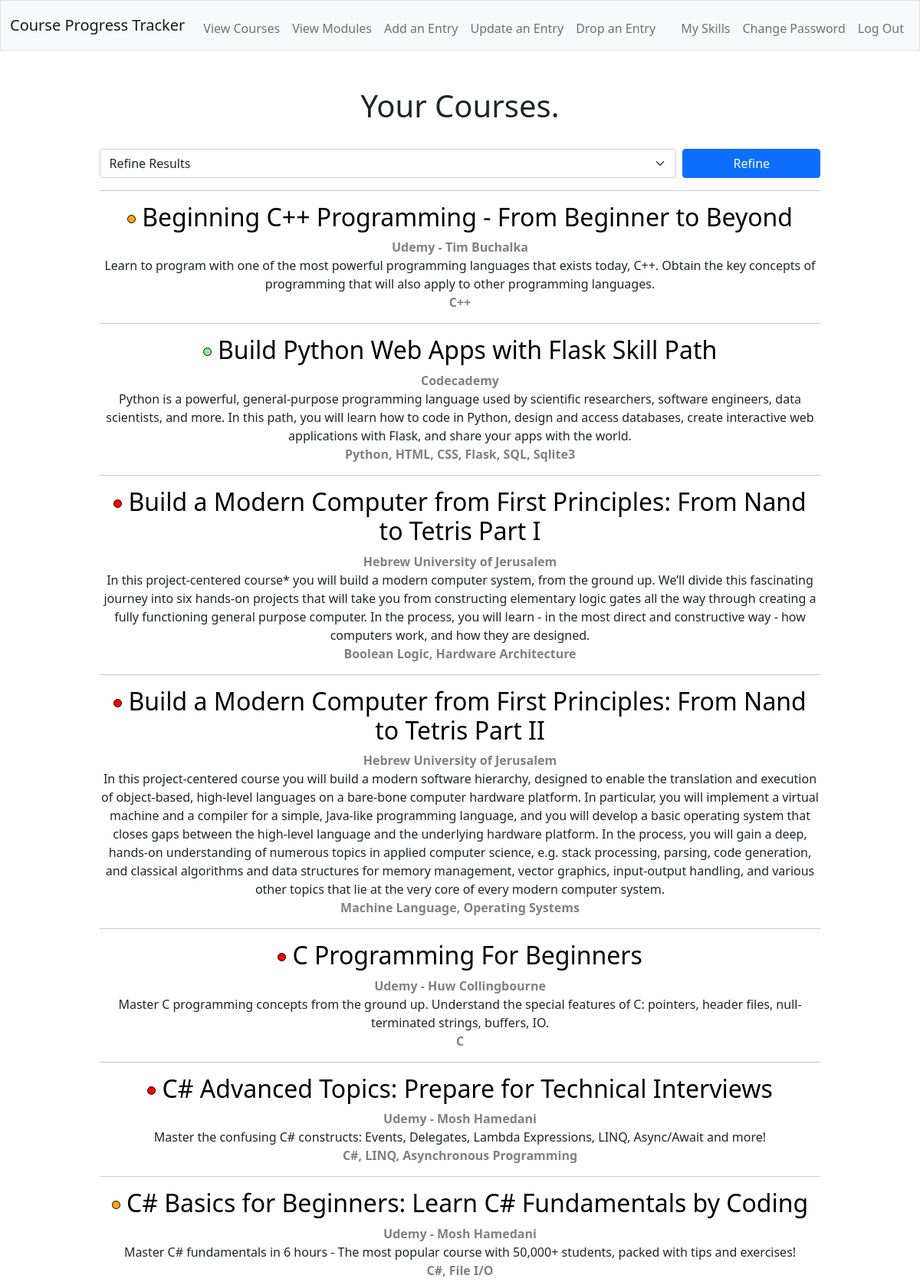
The page / (signed in, upper part) on the database its author committed.
### tables this page shows
CREATE TABLE "courses" (id INTEGER, user_id INTEGER NOT NULL, name TEXT NOT NULL UNIQUE, url TEXT, topics TEXT NOT NULL, desc TEXT NOT NULL, provider TEXT NOT NULL, is_complete INTEGER NOT NULL, is_course BOOL NOT NULL, PRIMARY KEY(id));

### app.py (the view)
@app.route("/", methods=["GET", "POST"])
@login_required
def index():
    if request.method == "POST" and request.form.get("sort_index"):
        sort_index = request.form.get("sort_index")
        match sort_index:
            case "provider":
                courses = db.execute(
                    "SELECT * FROM courses WHERE user_id = ? AND is_course = true ORDER BY provider, name",
                    (session["user_id"],)
                )
            case "completed":
                courses = db.execute(
                    "SELECT * FROM courses WHERE user_id = ? AND is_course = true ORDER BY is_complete DESC, name",
                    (session["user_id"],)
                )
            case "inProgress":
                courses = db.execute(
                    "SELECT * FROM courses WHERE user_id = ? AND is_course = true ORDER BY CASE is_complete WHEN 1 THEN 1 WHEN 2 THEN 2 WHEN 0 THEN 3 END, name",
                    (session["user_id"],)
                )
            case "incomplete":
                courses = db.execute(
                    "SELECT * FROM courses WHERE user_id = ? AND is_course = true ORDER BY is_complete ASC, name",
                    (session["user_id"],)
                )
            case "onlyCompleted":
                courses = db.execute(
                    "SELECT * FROM courses WHERE user_id = ? AND is_course = true AND is_complete = 2 ORDER BY name",
                    (session["user_id"],)
                )
            case "hideCompleted":
                courses = db.execute(
                    "SELECT * FROM courses WHERE user_id = ? AND is_course = true AND is_complete != 2 ORDER BY is_complete DESC, name",
                    (session["user_id"],)
                )
            case _: # name or anything else
                courses = db.execute(
                    "SELECT * FROM courses WHERE user_id = ? AND is_course = true ORDER BY name",
                    (session["user_id"],)
                )
    else:
        courses = db.execute(
            "SELECT * FROM courses WHERE user_id = ? AND is_course = true ORDER BY name",
            (session["user_id"],)
        )
    courses = courses.fetchall()
    if len(courses) == 0:
        return render_template("empty.html", type="courses", action="display")
    return render_template("index.html", courses=courses, type="Courses")

### app.py (called while the page is built)
@app.after_request
def after_request(response):
    response.headers["Cache-Control"] = "no-cache, no-store, must-revalidate"
    response.headers["Expires"] = 0
    response.headers["Pragma"] = "no-cache"
    return response

### helpers.py (called while the page is built)
def login_required(f):
    @wraps(f)
    def decorated_function(*args, **kwargs):
        if session.get("user_id") is None:
            return redirect("/login")
        return f(*args, **kwargs)
    return decorated_function

### templates/index.html (shortened to what this page needs)
{% extends "layout.html" %}
{% block main %}
    <h1>Your {{ type }}.</h1>
    <br>
    <div class="course">
        {% if type == "Courses" %}
        <form action="/" method="post">
        {% else %}
        <form action="/modules" method="post">
        {% endif %}
            <div class="mb-3 d-flex justify-content-between align-items-center">
                <select class="form-select flex-grow-1 me-2" name="sort_index">
                    <option selected disabled hidden>Refine Results</option>
                </select>
                <button class="btn btn-primary flex-grow-1" type="submit">Refine</button> <br>
            </div>
        </form>
        <hr>
    </div>
    {% for course in courses %}
        <div class="course">
            <h2>
                {% if course[7] == 2 %}
                    <span class="green dot"></span>
                {% elif course[7] == 1 %}
                    <span class="amber dot"></span>
                {% else %}
                    <span class="red dot"></span>
                {% endif %}
                {% if course[3] %}
                    <a href="{{ course[3] }}" target="_blank">{{ course[2] }}</a>
                {% else %}
                    {{ course[2] }}
                {% endif %}
            </h2>
            <aside>{{ course[6] }}</aside>
            <p>
                {{ course[5] }} <br>
                <aside>{{ course[4] }}</aside>
            </p>
            {% if not loop.last %}
            <hr>
            {% endif %}
        </div>
    {% endfor %}
{% endblock %}

### templates/layout.html (shortened to what this page needs)
<!DOCTYPE html>
<html lang="en">
    <head>
        <link href="https://cdn.jsdelivr.net/npm/bootstrap@5.1.3/dist/css/bootstrap.min.css" rel="stylesheet">
        <link href="/static/style.css" rel="stylesheet">
    </head>
    <body>
        <nav class="bg-light border navbar navbar-expand-md navbar-light">
            <div class="container-fluid">
                <a class="navbar-brand" href="/">Course Progress Tracker</a>
                <div class="collapse navbar-collapse" id="navbar">
                    {% if session["user_id"] %}
                        <ul class="navbar-nav me-auto mt-2">
                            <li class="nav-item"><a class="nav-link" href="/">View Courses</a></li>
                            <li class="nav-item"><a class="nav-link" href="/modules">View Modules</a></li>
                            <li class="nav-item"><a class="nav-link" href="/add">Add an Entry</a></li>
                            <li class="nav-item"><a class="nav-link" href="/update">Update an Entry</a></li>
                            <li class="nav-item"><a class="nav-link" href="/drop">Drop an Entry</a></li>
                        </ul>
                        <ul class="navbar-nav ms-auto mt-2">
                            <li class="nav-item"><a class="nav-link" href="/skills">My Skills</a></li>
                            <li class="nav-item"><a class="nav-link" href="/change_password">Change Password</a></li>
                            <li class="nav-item"><a class="nav-link" href="/logout">Log Out</a></li>
                        </ul>
                    {% else %}
                        <ul class="navbar-nav ms-auto mt-2">
                            <li class="nav-item"><a class="nav-link" href="/register">Register</a></li>
                            <li class="nav-item"><a class="nav-link" href="/login">Log In</a></li>
                        </ul>
                    {% endif %}
                </div>
            </div>
        </nav>
        <main class="container-fluid py-5 text-center">
            {% block main %}{% endblock %}
        </main>
    </body>
</html>

### static/style.css (style rules this page uses)
body { display: flex; flex-direction: column; min-height: 100vh; }
main { flex: 1; }
p, aside { margin: 0; }
h2 > a { text-decoration: none; color: black; }
.course aside { font-weight: bold; color: grey; }
hr { margin: 15px auto; }
.dot { height: 11px; width: 11px; border: 1px solid black; border-radius: 50%; display: inline-block; position: relative; bottom: 4px; }
.green { background-color: lightgreen; }
.amber { background-color: orange; }
.red { background-color: red; }
.course { width: 80%; margin: 0 auto; }
select { max-width: 80%; }
input, select { min-width: 80%; }

### rows shown on the page
courses: is_complete 1 (drawn), name "Beginning C++ Programming - From Beginner to Beyond", provider "Udemy - Tim Buchalka", desc "Learn to program with one of the most powerful programming languages that exists today, C++. Obtain the key concepts of programming that will also apply to other programming languages.", topics "C++"
courses: is_complete 2 (drawn), name "Build Python Web Apps with Flask Skill Path", provider "Codecademy", desc "Python is a powerful, general-purpose programming language used by scientific researchers, software engineers, data scientists, and more. In this path, you will learn how to code in Python, design and access databases, create interactive web applications with Flask, and share your apps with the world.", topics "Python, HTML, CSS, Flask, SQL, Sqlite3"
courses: is_complete 0 (drawn), name "Build a Modern Computer from First Principles: From Nand to Tetris Part I", provider "Hebrew University of Jerusalem", desc "In this project-centered course* you will build a modern computer system, from the ground up. We’ll divide this fascinating journey into six hands-on projects that will take you from constructing elementary logic gates all the way through creating a fully functioning general purpose computer. In the process, you will learn - in the most direct and constructive way - how computers work, and how they are designed.", topics "Boolean Logic, Hardware Architecture"
courses: is_complete 0 (drawn), name "Build a Modern Computer from First Principles: From Nand to Tetris Part II", provider "Hebrew University of Jerusalem", desc "In this project-centered course you will build a modern software hierarchy, designed to enable the translation and execution of object-based, high-level languages on a bare-bone computer hardware platform. In particular, you will implement a virtual machine and a compiler for a simple, Java-like programming language, and you will develop a basic operating system that closes gaps between the high-level language and the underlying hardware platform. In the process, you will gain a deep, hands-on understanding of numerous topics in applied computer science, e.g. stack processing, parsing, code generation, and classical algorithms and data structures for memory management, vector graphics,…", topics "Machine Language, Operating Systems"
courses: is_complete 0 (drawn), name "C Programming For Beginners", provider "Udemy - Huw Collingbourne", desc "Master C programming concepts from the ground up. Understand the special features of C: pointers, header files, null-terminated strings, buffers, IO.", topics "C"
courses: is_complete 0 (drawn), name "C# Advanced Topics: Prepare for Technical Interviews", provider "Udemy - Mosh Hamedani", desc "Master the confusing C# constructs: Events, Delegates, Lambda Expressions, LINQ, Async/Await and more!", topics "C#, LINQ, Asynchronous Programming"
courses: is_complete 1 (drawn), name "C# Basics for Beginners: Learn C# Fundamentals by Coding", provider "Udemy - Mosh Hamedani", desc "Master C# fundamentals in 6 hours - The most popular course with 50,000+ students, packed with tips and exercises!", topics "C#, File I/O"

### other values the page prints
{{ type }} "Courses"
